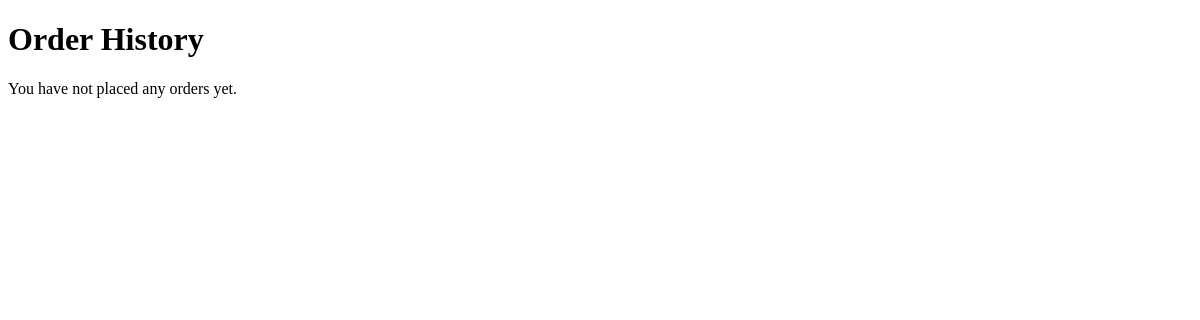
The app's page /order-history/ (signed in), older data.
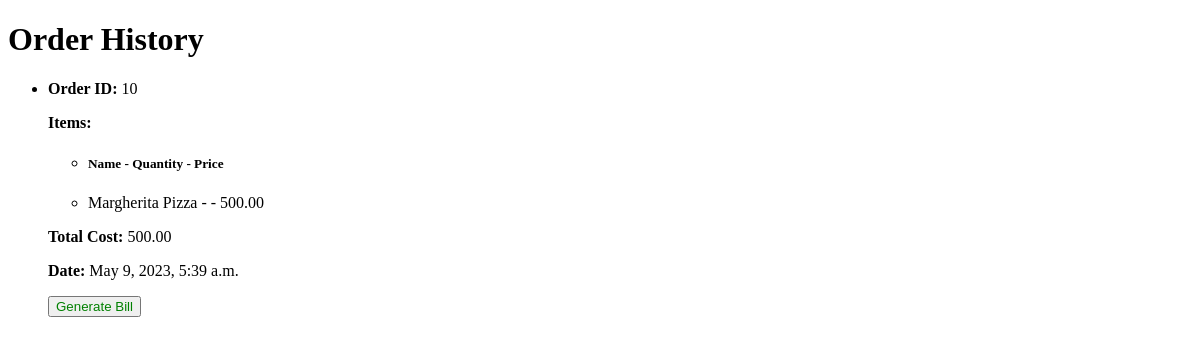
The same page, newer data.
### ForkAndKnife/models.py (models this page shows, shortened)
class Order(models.Model):
    user = models.ForeignKey(Customer, on_delete=models.CASCADE)
    items = models.ManyToManyField(Menu)
    quantity = models.IntegerField(default=1)
    total_price = models.DecimalField(max_digits=6, decimal_places=2, default=0.0)
    payment_method = models.CharField(max_length=30, default="Cash on Delivery")
    delivery_address = models.CharField(max_length=100, null=False, blank=False)
    date_ordered = models.DateTimeField(auto_now_add=True)
    complete = models.BooleanField(default=False)

class Menu(models.Model):
    menu_item_id = models.AutoField;
    name = models.CharField(max_length=100)
    desctription = models.CharField(max_length=250)
    price = models.DecimalField(max_digits=6, decimal_places=2)
    item_image = models.ImageField(upload_to='media')
    category_id = models.ForeignKey(Category, on_delete=models.CASCADE)
    sub_category_id = models.ForeignKey(SubCategory, on_delete=models.CASCADE)

### ForkAndKnife/views.py (the view)
# urls.py: path('order-history/', views.order_history, name='order_history'),
@login_required
def order_history(request):
    orders = Order.objects.filter(user=request.user).order_by('-date_ordered')
    context = {
        'orders': orders,
    }
    return render(request, 'ForkAndKnife/orderhistory.html', context)

### ForkAndKnife/templates/ForkAndKnife/orderHistory.html (shortened to what this page needs)
<!DOCTYPE html>
<html>
<head>
</head>
<body>
	<h1>Order History</h1>
	{% if orders %}
		<ul>
			{% for order in orders %}
				<li>
					<p><strong>Order ID:</strong> {{ order.id }}</p>
					<p><strong>Items:</strong></p>
					<ul>
						<li> <h5>Name         -  Quantity        - Price</h5></li>
						{% for item in order.items.all %}
							<li>{{ item.name }} - {{ item.quantity }} - {{ item.price }}</li>
						{% endfor %}
					</ul>
					<p><strong>Total Cost:</strong> {{ order.total_price }}</p>
					<p><strong>Date:</strong> {{ order.date_ordered }}</p>
					{%if order.complete == 1%}
					<a href="{% url 'generateBill' order_id=order.id %}"><button style="color: green"> Generate Bill</button></a>
					{%else%}
					<a><button style="color: red" id="btn" onclick="generateBill()"> Generate Bill</button></a>
					{% endif%}
				</li>
			{% endfor %}
		</ul>
	{% else %}
		<p>You have not placed any orders yet.</p>
	{% endif %}
</body>
</html>

Row changes from the older to the newer data that the page shows:
added Order: id "10", total_price "500.00", date_ordered "May 9, 2023, 5:39 a.m.", complete "Generate Bill"
now on this page (row unchanged): Menu: name "Margherita Pizza", price "500.00"
Text that changed along with them:
text no longer shown: "You have not placed any orders yet."
